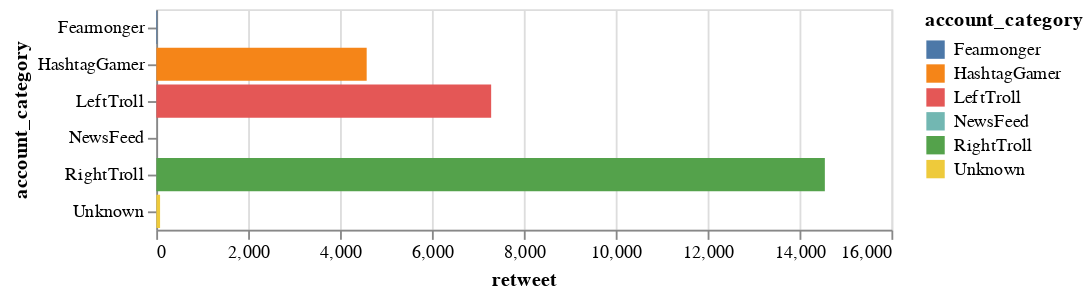

The notebook cell this image was saved under:
### Code cell
#we use Chart plot to rank category of account based on volume of tweets
alt.Chart(df_2).mark_bar().encode(x='retweet', y='account_category', color='account_category', tooltip=['retweet']).interactive()

### Figure 1 — Vega-Lite specification as saved in the notebook (floating-point values rounded to 4 significant figures)
{"config": {"view": {"continuousWidth": 400, "continuousHeight": 300}}, "data": {"name": "data-6769d219486dcb8ac96e6b649d846348"}, "mark": "bar", "encoding": {"color": {"type": "nominal", "field": "account_category"}, "tooltip": [{"type": "quantitative", "field": "retweet"}], "x": {"type": "quantitative", "field": "retweet"}, "y": {"type": "nominal", "field": "account_category"}}, "selection": {"selector005": {"type": "interval", "bind": "scales", "encodings": ["x", "y"]}}, "$schema": "https://vega.github.io/schema/vega-lite/v4.8.1.json", "datasets": {"data-6769d219486dcb8ac96e6b649d846348": [{"account_category": "Fearmonger", "retweet": 21}, {"account_category": "HashtagGamer", "retweet": 4580}, {"account_category": "LeftTroll", "retweet": 7289}, {"account_category": "NewsFeed", "retweet": 0}, {"account_category": "RightTroll", "retweet": 14551}, {"account_category": "Unknown", "retweet": 84}]}}
